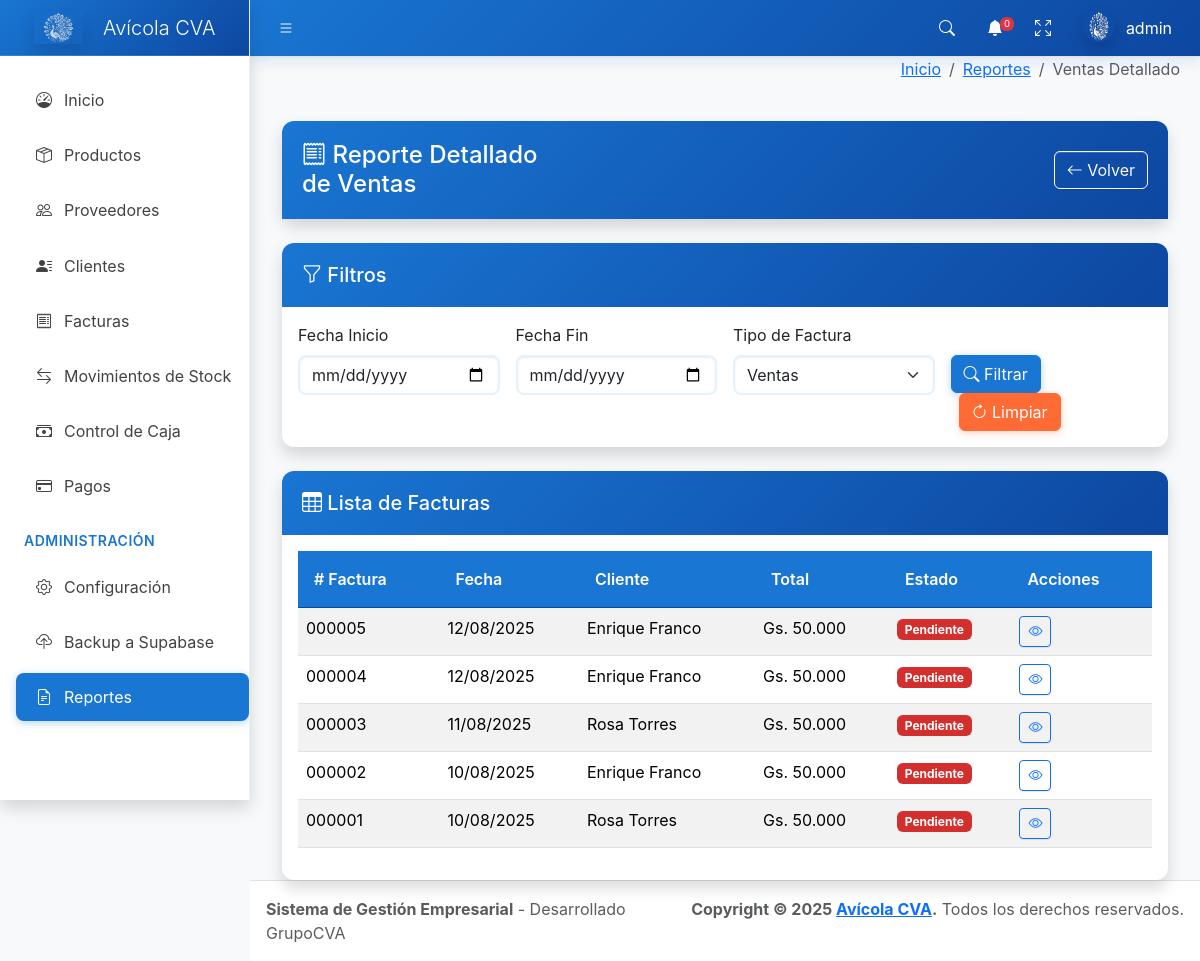
The page /reportes/ventas/ (signed in) on the database as committed earlier.
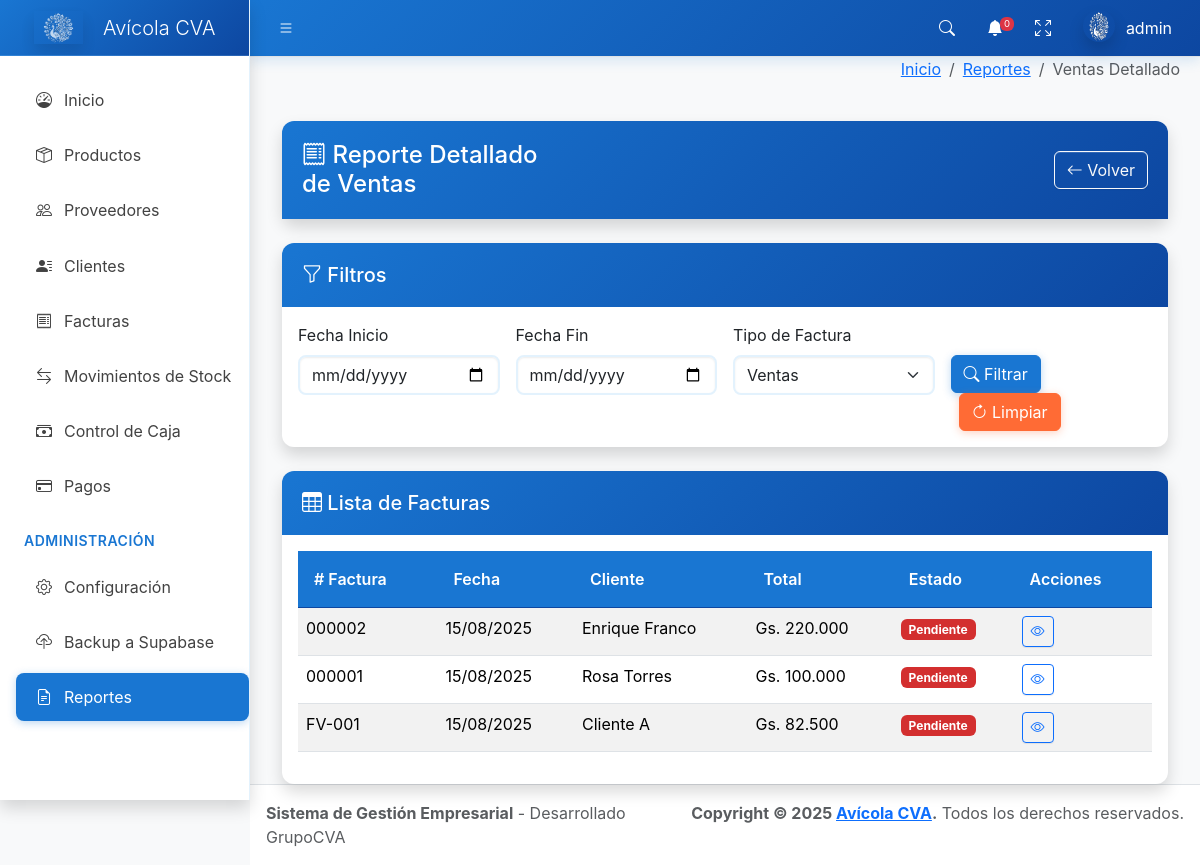
The same page on the database as committed later.
### core/models.py (models this page shows, shortened)
class Factura(models.Model):
    TIPO_CHOICES = [
        ('compra', 'Compra'),
        ('venta', 'Venta'),
    ]
    ESTADO_CHOICES = [
        ('pendiente', 'Pendiente'),
        ('pagada', 'Pagada'),
        ('anulada', 'Anulada'),
    ]
    tipo = models.CharField(max_length=10, choices=TIPO_CHOICES, default='compra')
    numero = models.CharField(max_length=20)
    fecha = models.DateTimeField(default=timezone.now)
    proveedor = models.ForeignKey(Proveedor, on_delete=models.PROTECT, null=True, blank=True)
    cliente = models.ForeignKey(Cliente, on_delete=models.PROTECT, null=True, blank=True)
    subtotal = models.IntegerField()
    iva = models.IntegerField()
    total = models.IntegerField()
    estado = models.CharField(max_length=10, choices=ESTADO_CHOICES, default='pendiente')
    observacion = models.TextField(blank=True, null=True)
    fecha_creacion = models.DateTimeField(auto_now_add=True)
    usuario = models.ForeignKey(User, on_delete=models.PROTECT)
    class Meta:
        verbose_name = 'Factura'
        verbose_name_plural = 'Facturas'
        ordering = ['-fecha']
        unique_together = ['tipo', 'numero']

class Cliente(models.Model):
    nombre = models.CharField(max_length=200)
    ruc = models.CharField(max_length=20, unique=True)
    telefono = models.CharField(max_length=20)
    email = models.EmailField()
    saldo = models.IntegerField(default=0)
    activo = models.BooleanField(default=True)
    fecha_creacion = models.DateTimeField(auto_now_add=True)
    class Meta:
        verbose_name = 'Cliente'
        verbose_name_plural = 'Clientes'
        ordering = ['nombre']

### core/views.py (the view)
# urls.py: path('reportes/ventas/', views.reporte_ventas_detallado, name='reporte_ventas_detallado'),
@login_required
def reporte_ventas_detallado(request):
    fecha_inicio = request.GET.get('fecha_inicio')
    fecha_fin = request.GET.get('fecha_fin')
    tipo_factura = request.GET.get('tipo', 'venta')
    query = Factura.objects.filter(tipo=tipo_factura)
    if fecha_inicio:
        query = query.filter(fecha__gte=fecha_inicio)
    if fecha_fin:
        query = query.filter(fecha__lte=fecha_fin)
    facturas = query.order_by('-fecha')
    total_facturas = facturas.count()
    total_ventas = facturas.aggregate(total=Sum('total'))['total'] or 0
    context = {
        'facturas': facturas,
        'total_facturas': total_facturas,
        'total_ventas': total_ventas,
        'fecha_inicio': fecha_inicio,
        'fecha_fin': fecha_fin,
        'tipo_factura': tipo_factura,
        'titulo': 'Reporte Detallado de Ventas'
    }
    return render(request, 'reporte_ventas_detallado.html', context)

### core/context_processors.py (called while the page is built)
def configuracion_global(request):
    if not request.user.is_authenticated:
        return {}
    try:
        tema_actual = ConfiguracionSistema.get_valor('tema_visual', 'azul')
        return {
            'configuracion_global': {
                'tema_visual': tema_actual
            },
            'tema_actual': tema_actual
        }
    except:
        return {
            'configuracion_global': {
                'tema_visual': 'azul'
            },
            'tema_actual': 'azul'
        }

### core/models.py (called while the page is built)
    @classmethod
    def get_valor(cls, clave, valor_por_defecto=None):
        try:
            config = cls.objects.get(clave=clave, activo=True)
            return config.valor
        except cls.DoesNotExist:
            return valor_por_defecto

### core/templatetags/custom_filters.py (called while the page is built)
@register.filter
def intcomma_dot(value):
    try:
        if value is None:
            return '0'
        num_str = str(int(value))
        result = ''
        for i, digit in enumerate(reversed(num_str)):
            if i > 0 and i % 3 == 0:
                result = '.' + result
            result = digit + result
        return result
    except (ValueError, TypeError):
        return str(value) if value is not None else '0'

### templates/reporte_ventas_detallado.html (shortened to what the changed rows need)
{% extends 'base.html' %}
{% load humanize custom_filters %}
{% block content %}
<div class="container-fluid mt-4">
  <div class="card shadow">
    <div class="card-body">
      {% if facturas %}
        <div class="table-responsive">
          <table class="table table-striped">
            <thead>
              <tr>
                <th># Factura</th>
                <th>Fecha</th>
                <th>{% if tipo_factura == 'venta' %}Cliente{% else %}Proveedor{% endif %}</th>
                <th>Total</th>
                <th>Estado</th>
                <th>Acciones</th>
              </tr>
            </thead>
            <tbody>
              {% for factura in facturas %}
              <tr>
                <td>{{ factura.numero }}</td>
                <td>{{ factura.fecha|date:'d/m/Y' }}</td>
                <td>
                  {% if tipo_factura == 'venta' %}
                    {{ factura.cliente.nombre }}
                  {% else %}
                    {{ factura.proveedor.nombre }}
                  {% endif %}
                </td>
                <td>Gs. {{ factura.total|floatformat:0|intcomma_dot }}</td>
                <td>
                  {% if factura.estado == 'pagada' %}
                    <span class="badge bg-success">Pagada</span>
                  {% elif factura.estado == 'pendiente' %}
                    <span class="badge bg-danger">Pendiente</span>
                  {% else %}
                    <span class="badge bg-danger">Anulada</span>
                  {% endif %}
                </td>
                <td>
                  <a href="{% url 'factura_ver' factura.pk %}" class="btn btn-sm btn-outline-primary">
                    <i class="bi bi-eye"></i>
                  </a>
                </td>
              </tr>
              {% endfor %}
            </tbody>
          </table>
        </div>
      {% else %}
        <div class="text-center py-4">
          <i class="bi bi-inbox text-muted" style="font-size: 3rem;"></i>
          <p class="text-muted mt-2">No se encontraron facturas con los filtros aplicados</p>
        </div>
      {% endif %}
    </div>
  </div>
</div>
{% endblock %}

Rows that differ between the two databases and show on the page:
removed Factura: numero "000005", fecha "12/08/2025", cliente.nombre "Enrique Franco", total "50.000", estado "Pendiente"
removed Factura: numero "000004", fecha "12/08/2025", cliente.nombre "Enrique Franco", total "50.000", estado "Pendiente"
removed Factura: numero "000003", fecha "11/08/2025", cliente.nombre "Rosa Torres", total "50.000", estado "Pendiente"
removed Factura: numero "000002", fecha "10/08/2025", cliente.nombre "Enrique Franco", total "50.000", estado "Pendiente"
removed Factura: numero "000001", fecha "10/08/2025", cliente.nombre "Rosa Torres", total "50.000", estado "Pendiente"
added Factura: numero "000002", fecha "15/08/2025", cliente.nombre "Enrique Franco", total "220.000", estado "Pendiente"
added Factura: numero "000001", fecha "15/08/2025", cliente.nombre "Rosa Torres", total "100.000", estado "Pendiente"
added Factura: numero "FV-001", fecha "15/08/2025", cliente.nombre "Cliente A", total "82.500", estado "Pendiente"
